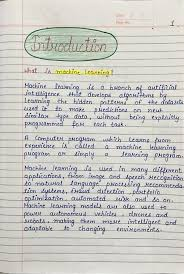
#> input picture Machine Learning/Intelligent doc and image scanner/data/input_images/handwritten_notes/handwritten_02.jpg, 184 x 274 px
$ python -i image_preprocess.py   (imports and definitions only)
#> lines starting #> are read from the running program, lines starting #| are printed output that depends on the picture; after the words box and inside, x2 and y2 are one past the last pixel; in counts of white or black regions, pixels touching at a corner belong together
import cv2
import numpy as np
from pathlib import Path
from typing import Union

def preprocess_image(image: Union[str, Path, np.ndarray], *, clahe_clip: float = 3.0, target_min_dim: int = 800) -> np.ndarray:
    """
    Advanced adaptive preprocessing for OCR-ready image.

    Args:
        image: Either a file path (str/Path) or numpy array (BGR/RGB format)

    Returns:
        Preprocessed image as numpy array
    """
#> called with clahe_clip = 3, target_min_dim = 800
    if isinstance(image, (str, Path)):
        # Load image from file
        img = cv2.imread(str(image))
#> img is the input picture: shape (274, 184, 3); mean B, G, R 197.5, 202.1, 202.5
        if img is None:
            raise ValueError(f"Could not load image from {image}")
    elif isinstance(image, np.ndarray):
        # Use array directly
        img = image.copy()
    else:
        raise TypeError("Expected image path or numpy array")

    # 1️⃣ Convert to grayscale (handle both BGR and RGB inputs)
    if len(img.shape) == 3:
        gray = cv2.cvtColor(img, cv2.COLOR_BGR2GRAY)
    else:
        gray = img.copy()

    # 2️⃣ Contrast limited adaptive histogram equalization (better for uneven lighting)
    clahe = cv2.createCLAHE(clipLimit=float(clahe_clip), tileGridSize=(8, 8))
    gray = clahe.apply(gray)
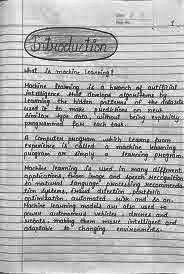
#> gray: shape (274, 184); min 1, max 255, mean 178.2

    # 3️⃣ Remove noise while preserving edges
    gray = cv2.bilateralFilter(gray, 9, 75, 75)
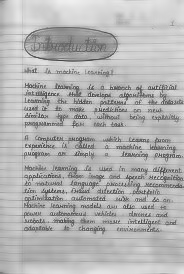
#> gray: shape (274, 184); min 66, max 240, mean 180.2

    # 4️⃣ Adaptive thresholding (handles lighting variations)
    adaptive = cv2.adaptiveThreshold(
        gray, 255,
        cv2.ADAPTIVE_THRESH_GAUSSIAN_C,
        cv2.THRESH_BINARY,
        15, 8
    )
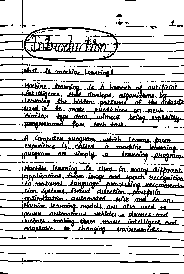
#> adaptive: shape (274, 184); 79.4% white; black in thin lines or dots

    # 5️⃣ Morphological opening (remove small dots & shadows)
    kernel = np.ones((2, 2), np.uint8)
    morph = cv2.morphologyEx(adaptive, cv2.MORPH_OPEN, kernel, iterations=1)
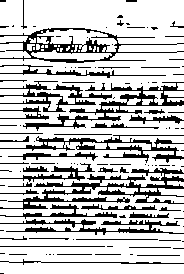
#> morph: shape (274, 184); 75.4% white; 116 black regions (71 under 20 px), largest, box (x1, y1, x2, y2) and area: (0, 168, 184, 210) 2056, (0, 28, 184, 63) 1450, (23, 82, 184, 131) 1450

    # 6️⃣ Dilation to strengthen thin characters
    dilated = cv2.dilate(morph, kernel, iterations=1)
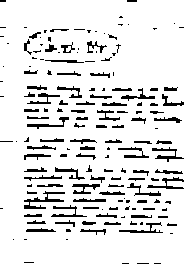
#> dilated: shape (274, 184); 88.8% white; black in thin lines or dots

    # 7️⃣ Optional deskew (only if we have foreground pixels)
    coords = np.column_stack(np.where(dilated > 0))
#> coords = 44769 pairs, first value 0 to 273, second value 0 to 183
    deskewed = dilated
    if coords.size and coords.shape[0] > 10:
        try:
            angle = cv2.minAreaRect(coords)[-1]
#> angle = -90
            if angle < -45:
                angle = -(90 + angle)
#> angle = 0
            else:
                angle = -angle
            (h, w) = dilated.shape[:2]
#> h = 274; w = 184
            M = cv2.getRotationMatrix2D((w // 2, h // 2), angle, 1.0)
#> M = [[1, 0, 0], [0, 1, 0]]
            deskewed = cv2.warpAffine(dilated, M, (w, h), flags=cv2.INTER_CUBIC, borderMode=cv2.BORDER_REPLICATE)
        except Exception:
            # If deskew fails, fall back to the dilated image
            deskewed = dilated

    # 8️⃣ Upscale / sharpen to help OCR on small text
    h, w = deskewed.shape[:2]
    scale = 1.0
    if min(h, w) < int(target_min_dim):
        scale = int(target_min_dim) / min(h, w)
#> scale = 4.35
        deskewed = cv2.resize(deskewed, (int(w * scale), int(h * scale)), interpolation=cv2.INTER_CUBIC)
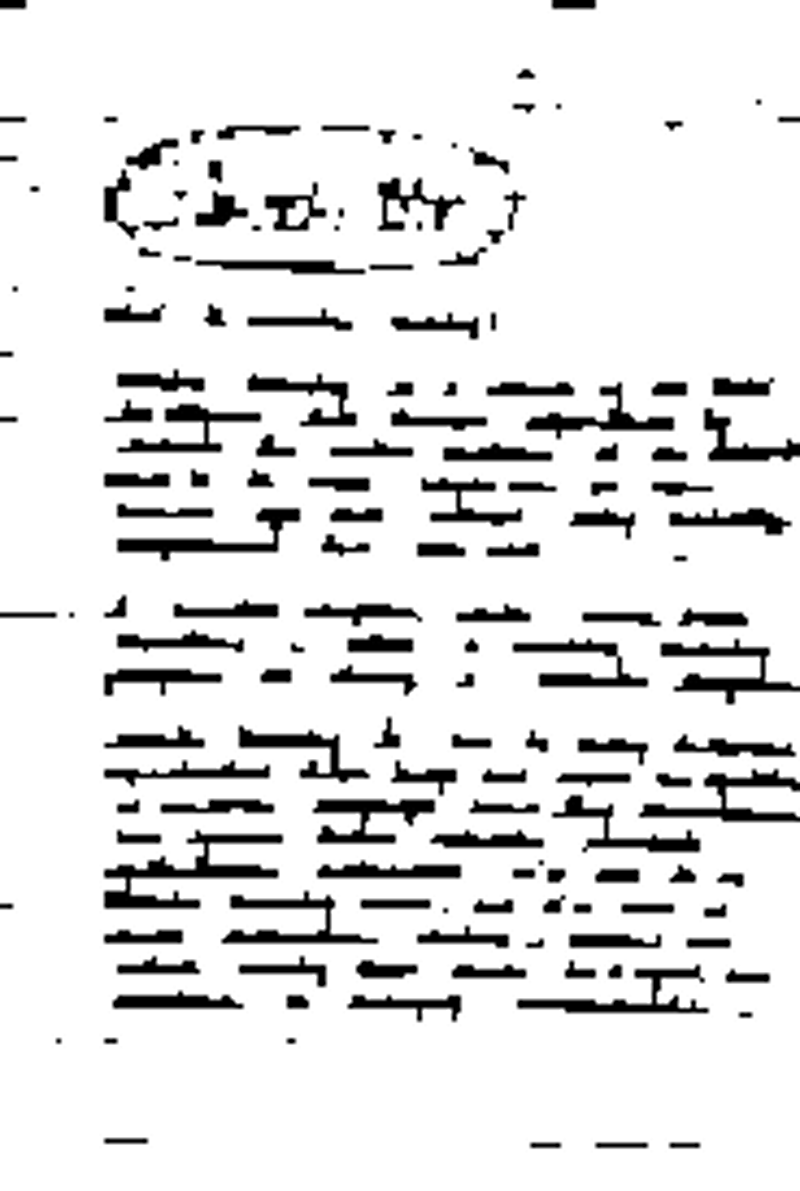
#> deskewed: shape (1191, 800); min 0, max 255, mean 226

    # Unsharp mask (sharpen)
    gaussian = cv2.GaussianBlur(deskewed, (0, 0), sigmaX=1.0)
    sharpened = cv2.addWeighted(deskewed, 1.5, gaussian, -0.5, 0)

    return sharpened

>>> result = preprocess_image('../data/input_images/handwritten_notes/handwritten_02.jpg')

$ run again, on Machine Learning/Intelligent doc and image scanner/data/input_images/handwritten_notes/handwritten_05.jpg
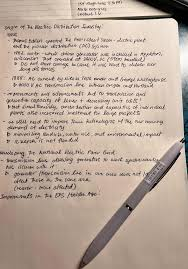
#> input picture Machine Learning/Intelligent doc and image scanner/data/input_images/handwritten_notes/handwritten_05.jpg, 188 x 269 px
#> in preprocess_image, img is the input picture: shape (269, 188, 3); mean B, G, R 156.2, 169.8, 187.5
#> in preprocess_image, `adaptive = cv2.adaptiveThreshold( gray, 255, cv2.ADAPTIVE_THRESH_GAUSS..`:
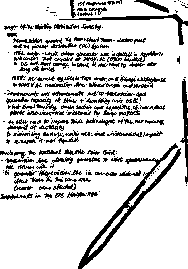
#> adaptive: shape (269, 188); 82% white; black in thin lines or dots
#> morph: shape (269, 188); 79% white; 109 black regions (31 under 20 px), largest, box (x1, y1, x2, y2) and area: (79, 144, 182, 269) 1401, (60, 0, 188, 46) 684, (76, 52, 164, 70) 612
#> dilated: shape (269, 188); 88.2% white; black in thin lines or dots
#> coords = 44624 pairs, first value 0 to 268, second value 0 to 187
#> in preprocess_image, `angle = cv2.minAreaRect(coords)[-1]`: angle = -90
#> in preprocess_image, `angle = -(90 + angle)`: angle = 0
#> M = [[1, 0, 0], [0, 1, 0]]
#> in preprocess_image, `deskewed = cv2.resize(deskewed, (int(w * scale), int(h * scale)), inte..`:
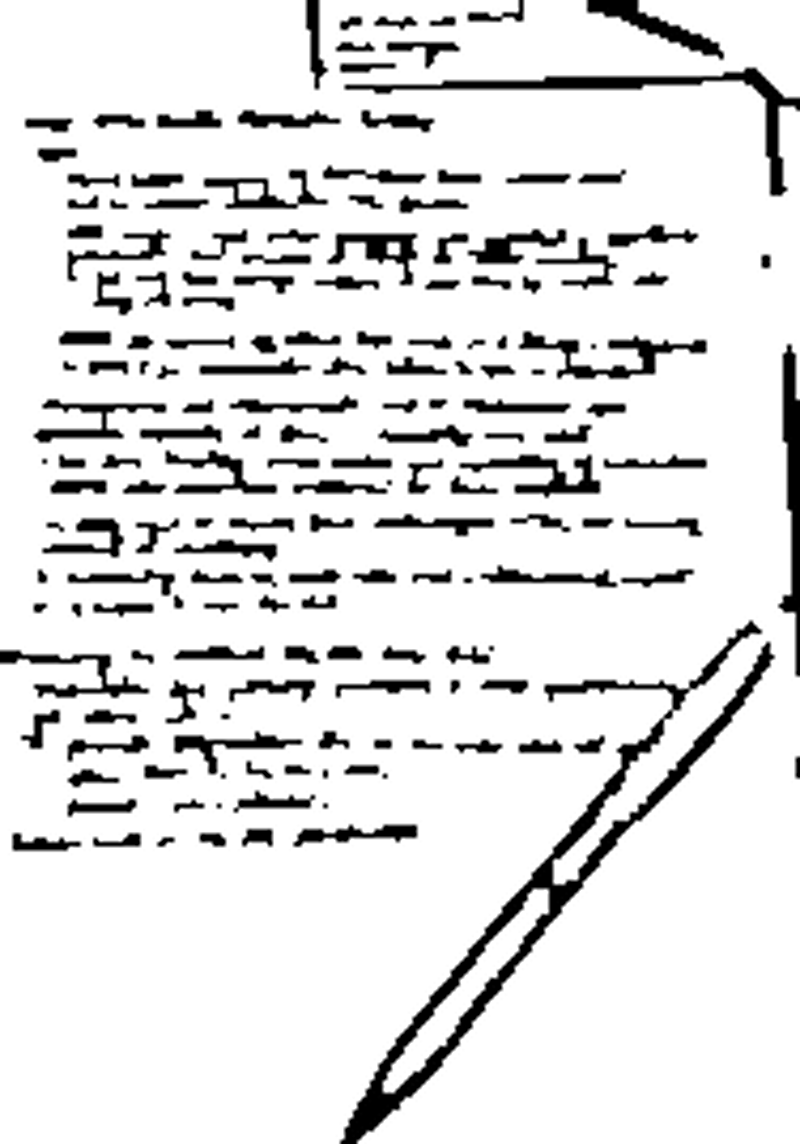
#> deskewed: shape (1144, 800); min 0, max 255, mean 224.3
